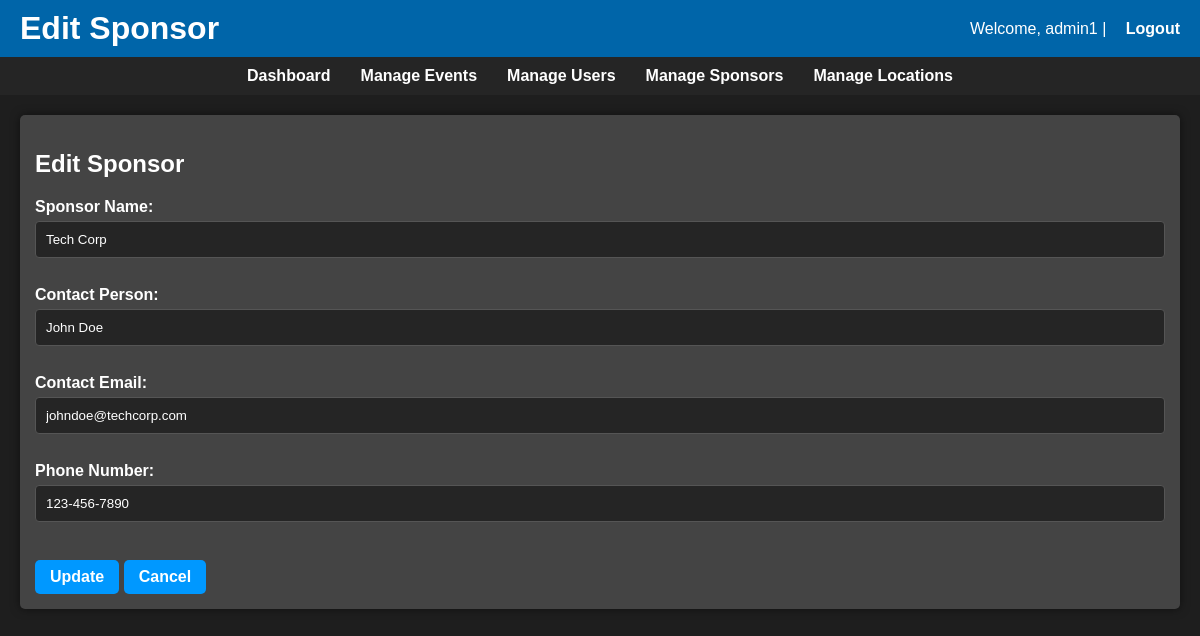
Page /admin/edit_sponsor.php?id=1 (signed in) on the committed database.
### tables this page shows
CREATE TABLE `sponsors` (
  `sponsor_id` int(11) NOT NULL,
  `sponsor_name` varchar(100) NOT NULL,
  `contact_person` varchar(100) DEFAULT NULL,
  `contact_email` varchar(100) DEFAULT NULL,
  `phone_number` varchar(20) DEFAULT NULL
);

### admin/edit_sponsor.php (the view, shortened to what this page needs)
<?php
include '../config/db_connect.php';
$sponsor_id = intval($_GET['id']);
$stmt = $conn->prepare("SELECT * FROM sponsors WHERE sponsor_id = ?");
$stmt->bind_param('i', $sponsor_id);
$stmt->execute();
$result = $stmt->get_result();
$sponsor = $result->fetch_assoc();
?>
<!DOCTYPE html>
<html lang="en">
<head>
    <link rel="stylesheet" href="/assets/css/style2.css">
</head>
<body>
    <header>
        <h1>Edit Sponsor</h1>
        <p>Welcome, <?php echo htmlspecialchars($_SESSION['username']); ?> | <a href="/auth/logout.php">Logout</a></p>
    </header>
    <nav>
        <a href="/admin/admin.php">Dashboard</a>
        <a href="/admin/admin_events.php">Manage Events</a>
        <a href="/admin/admin_users.php">Manage Users</a>
        <a href="/admin/admin_sponsors.php">Manage Sponsors</a>
        <a href="/admin/admin_locations.php">Manage Locations</a>
    </nav>
    <div class="container">
        <div class="section">
            <h2>Edit Sponsor</h2>
            <form method="POST">
                <label for="sponsor_name">Sponsor Name:</label><br>
                <input type="text" id="sponsor_name" name="sponsor_name" value="<?php echo htmlspecialchars($sponsor['sponsor_name']); ?>" required><br><br>
                <label for="contact_person">Contact Person:</label><br>
                <input type="text" id="contact_person" name="contact_person" value="<?php echo htmlspecialchars($sponsor['contact_person']); ?>" required><br><br>
                <label for="contact_email">Contact Email:</label><br>
                <input type="email" id="contact_email" name="contact_email" value="<?php echo htmlspecialchars($sponsor['contact_email']); ?>" required><br><br>
                <label for="phone_number">Phone Number:</label><br>
                <input type="text" id="phone_number" name="phone_number" value="<?php echo htmlspecialchars($sponsor['phone_number']); ?>" required><br><br>
                <a type="submit" class="add-btn">Update</a>
                <a href="admin_sponsors.php" class="add-btn">Cancel</a>
            </form>
        </div>
    </div>
</body>
</html>

### assets/css/style2.css (style rules this page uses)
body { font-family: Arial, sans-serif; margin: 0; padding: 0; background-color: #1e1e1e; color: #ffffff; }
header { background-color: #0065a9; color: white; padding: 10px 20px; display: flex; justify-content: space-between; align-items: center; }
h1 { color: #ffffff; }
h2 { color: #ffffff; }
header h1 { margin: 0; }
header p { margin: 0; }
header a { color: white; text-decoration: none; font-weight: bold; margin-left: 15px; }
nav { display: flex; justify-content: center; background-color: #252525; padding: 10px; }
nav a { color: #ffffff; margin: 0 15px; text-decoration: none; font-weight: bold; }
.container { padding: 20px; }
.section { margin-bottom: 30px; background-color: #444444; padding: 15px; border-radius: 5px; box-shadow: 0 0 10px rgba(0, 0, 0, 0.5); }
label { font-weight: bold; color: #ffffff; }
input, select, textarea { width: 100%; padding: 10px; margin: 5px 0 10px; border-radius: 5px; border: 1px solid #555555; background-color: #252525; color: #ffffff; }
input[type="text"], input[type="date"], input[type="time"], input[type="number"], input[type="email"], textarea, select { flex: 1; padding: 10px; border: 1px solid #555555; border-radius: 4px; background-color: #252525; color: #ffffff; box-sizing: border-box; }
@media (min-width: 768px) { .container { flex-direction: row; align-items: flex-start; } }
a { color: #0098ff; text-decoration: none; }
.add-btn { display: inline-block; margin-top: 10px; padding: 8px 15px; background-color: #0098ff; color: white; border-radius: 5px; text-decoration: none; font-weight: bold; }

### rows in the picture
sponsors: sponsor_name "Tech Corp", contact_person "John Doe", contact_email "johndoe@techcorp.com", phone_number "123-456-7890"

### other values in the picture
$_SESSION['username'] "admin1"
